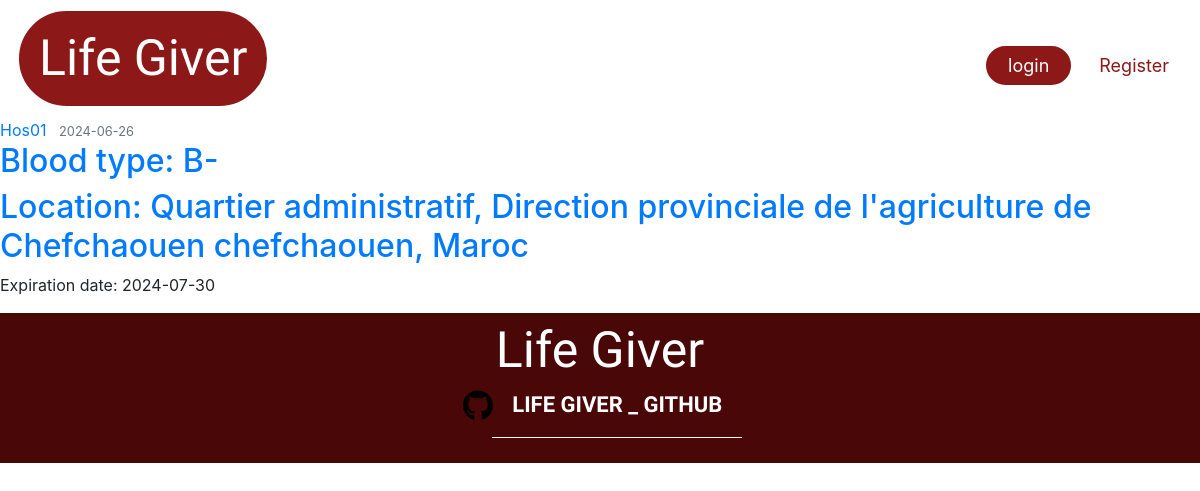
/urgent_don_request/2, run on the app's committed database.
### Lifegiver_test/lifegiver/models.py (models this page shows, shortened)
class Hospital(db.Model, UserMixin):
    __tablename__ = 'hospital'
    id = db.Column(db.Integer, primary_key=True)
    name = db.Column(db.String(225), nullable=False)
    image_file = db.Column(db.String(20), nullable=False, default='default1.png')
    street = db.Column(db.String(500), nullable=True)
    city = db.Column(db.String(100), nullable=True)
    province = db.Column(db.String(100), nullable=True)
    zip_code = db.Column(db.String(45), nullable=True)
    country = db.Column(db.String(100), nullable=True)
    phone_number = db.Column(db.String(45), nullable=False)
    email = db.Column(db.String(125), unique=True, nullable=False)
    password = db.Column(db.String(60), nullable=False)
    barcode = db.Column(db.String(100), unique=True, nullable=False)
    lat = db.Column(db.Float, nullable=True)
    lng = db.Column(db.Float, nullable=True)
    hospital_donations = db.relationship('UserDonation', backref='hospital_donation', lazy=True)
    hospital_requests = db.relationship('DonationRequest', backref='hospital_request', lazy=True)
    urgent_requests = db.relationship('UrgentRequest', backref='hospital_urgent_request', lazy=True)

class UrgentRequest(db.Model):
    id = db.Column(db.Integer, primary_key=True)
    hospital_id = db.Column(db.Integer, db.ForeignKey('hospital.id'), nullable=False)
    blood_type = db.Column(db.Enum('O-', 'O+', 'A-', 'A+', 'B-', 'B+', 'AB-', 'AB+'), nullable=False)
    request_date = db.Column(db.DateTime, nullable=False, default=datetime.now)
    expiration_date = db.Column(db.DateTime, nullable=False, default=lambda: datetime.now() + timedelta(days=15))

### Lifegiver_test/lifegiver/route.py (the view)
@app.route('/urgent_don_request/<int:urgent_request_id>', methods=['POST', 'GET'], strict_slashes=False)
def urgent_don_request(urgent_request_id):
    urgent_don_request = UrgentRequest.query.get_or_404(urgent_request_id)
    return render_template('urgent_request_by_id.html', title='Urgent Request By ID page', request=urgent_don_request)

### Lifegiver_test/lifegiver/templates/urgent_request_by_id.html (shortened to what this page needs)
{% extends "layout.html" %}
{% block content %}
        <article class="media content-section">
          <div class="media-body">
            <div class="article-metadata">
              <a class="mr-2" href="{{ url_for('hospital_urgent_requests', name=request.hospital_urgent_request.name) }}">{{ request.hospital_urgent_request.name }}</a>
              <small class="text-muted">{{ request.request_date.strftime('%Y-%m-%d') }}</small>
            </div>
            <h2><a class="article-title" href="#">{{ 'Blood type: ' ~ request.blood_type }}</a></h2>
            <h2><a class="article-title" href="#">{{ 'Location: ' ~ request.hospital_urgent_request.street ~ ' ' ~ request.hospital_urgent_request.city ~ ', ' ~ request.hospital_urgent_request.country }}</a></h2>
            <p class="article-content">{{ 'Expiration date: ' ~ request.expiration_date.strftime('%Y-%m-%d') }}</p>
          </div>
        </article>
{% endblock content %}

### Lifegiver_test/lifegiver/static/css/loading.css (style rules this page uses)
:root { --border-width: 7px; }
* { margin: 0; padding: 0; }

### data on the page
Hospital: hospital_urgent_request.name "Hos01", street+city+country "Location: Quartier administratif, Direction provinciale de l'agriculture de Chefchaouen chefchaouen, Maroc"
UrgentRequest: request_date "2024-06-26", blood_type "Blood type: B-", expiration_date "Expiration date: 2024-07-30"
